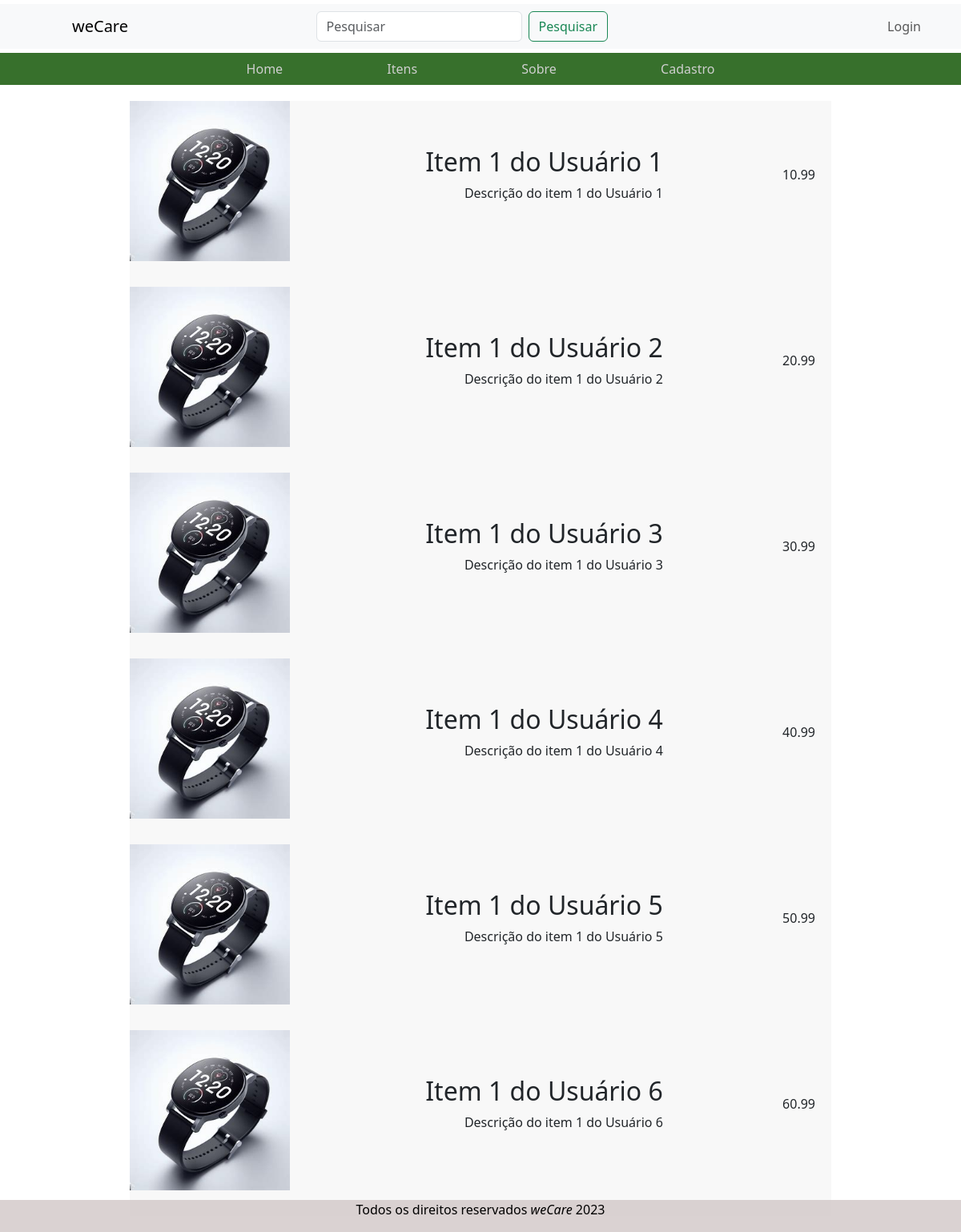
Page /scripts/getProducts.php on the earlier database version.
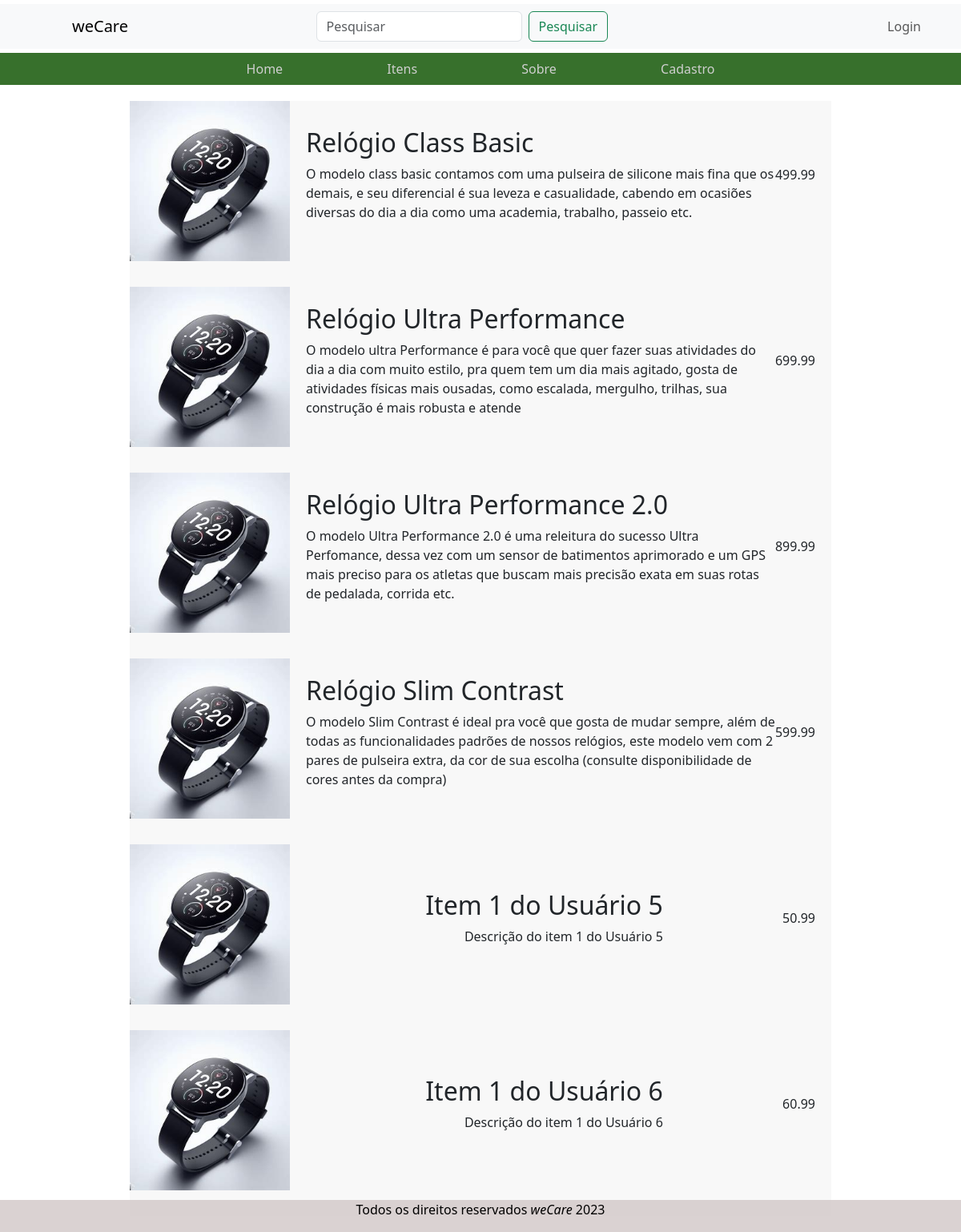
Same page on the later database version.
### tables this page shows
CREATE TABLE PRODUCT_ITEM ( 
  PRODUCT_ITEM_ID INT NOT NULL AUTO_INCREMENT,
  CUSTOMER_ID INT NOT NULL,
  PRODUCT_NAME VARCHAR(50) NOT NULL,
  PRICE DECIMAL(10,2) NOT NULL,
  DESCRIPTION VARCHAR(250) NOT NULL,
  IMAGE_PATH VARCHAR(50), 
  PRIMARY KEY (PRODUCT_ITEM_ID),
  FOREIGN KEY (CUSTOMER_ID) REFERENCES CUSTOMER(CUSTOMER_ID)
);

### scripts/getProducts.php (the view, shortened to what this page needs)
<?php
$pdo = mysqlConnect();
try {
    $sql = "SELECT * FROM PRODUCT_ITEM";
    $result = $pdo->query($sql);
} catch (Exception $e) {
    exit('Ocorreu uma falha: ' . $e->getMessage());
}
?>
<!DOCTYPE html>
<html lang="pt-BR">
<head>
    <link rel="stylesheet" href="style.css">
    <link href="https://cdn.jsdelivr.net/npm/bootstrap@5.3.2/dist/css/bootstrap.min.css" rel="stylesheet">
</head>
<body>
    <nav class="navbar navbar-expand-lg navbar-light bg-light">
        <div class="container">
            <a class="navbar-brand" href="index.php">weCare</a>
            <form class="d-flex mx-auto">
                <input class="form-control me-2" type="search" placeholder="Pesquisar" aria-label="Pesquisar" id="pesq">
                <button class="btn btn-outline-success search-btn" type="submit" id="search-btn" onclick="buscar(event)">Pesquisar</button>
            </form>
            <div class="navbar-nav ms-auto">
                <a class="nav-link" href="login.php"><i class="bi bi-person"></i> Login</a>
            </div>
        </div>
    </nav>
    <nav>
        <ul>
            <li><a href="index.php">Home</a></li>
            <li><a href="itens.php">Itens</a></li>
            <li><a href="sobre.php">Sobre</a></li>
            <li><a href="cadastro.php">Cadastro</a></li>
        </ul>
    </nav>
    <main>
        <div class="container">
                <?php
                while ($row = $result->fetch()) {
                    $nome = $row['PRODUCT_NAME'];
                    $preco = $row['PRICE'];
                    $descricao = $row['DESCRIPTION'];
                    echo <<<HTML
                         <div class = "item" id = "item">
                            <img src="../images/produto1.jpeg" alt="Produto" style="max-width: 200px; height: auto;">
                            <div style="margin-left: 20px;">
                            <h2 class="tituloProduto">$nome</h2>
                            <p>$descricao</p>
                            </div>
                            <div style="margin-right: 20px;">
                            <p>$preco</p>
                            </div>
                        </div>
                        HTML;
                }
                ?>
        </div>
    </main>
</body>
<footer class="fixed-bottom">
    <address>Todos os direitos reservados <cite>weCare</cite> 2023 </address>
</footer>
</html>

### style.css (style rules this page uses)
body { background-color: #ddd; color: #444; font-family: "Helvetica Neue"; line-height: 1.5; }
footer { background-color: #d3c9c9d5; color: #000000; border: grey; text-align: center; }
nav { background-color: #37702c; color: #ffffff; border: rgb(177, 177, 177); text-align: center; margin: 5px 0 0 0; padding: 0.5rem; position: sticky; top: 0; }
nav ul { list-style: none; padding: 0; margin: 0; }
nav ul li { display: inline-block; margin: 0 15px; padding: 0; border: 1px black; }
nav a { color: rgb(207, 207, 207); text-decoration: none; padding: 0 3rem; }
h2 { color: #555; }
main { background-color: white; margin: 20px 30px; padding: 20px 30px; width: 80%; margin: 0 auto; }
h1, h2 { color: rgb(136, 136, 136); margin-top: 0px; }
p { float: right }
.item { display: flex; width: 100%; justify-content: space-between; align-items: center; padding-bottom: 2rem; background-color: #f8f8f8; }

Differences in the rows shown:
changed product_item: PRODUCT_NAME "Item 1 do Usuário 1" → "Relógio Class Basic"; DESCRIPTION "Descrição do item 1 do Usuário 1" → "O modelo class basic contamos com uma pulseira de silicone mais fina que os demais, e seu diferencial é sua leveza e casualidade, cabendo em ocasiões diversas do dia a dia como uma academia, trabalho, passeio etc."; PRICE "10.99" → "499.99"
changed product_item: PRODUCT_NAME "Item 1 do Usuário 2" → "Relógio Ultra Performance"; DESCRIPTION "Descrição do item 1 do Usuário 2" → "O modelo ultra Performance é para você que quer fazer suas atividades do dia a dia com muito estilo, pra quem tem um dia mais agitado, gosta de atividades físicas mais ousadas, como escalada, mergulho, trilhas, sua construção é mais robusta e atende"; PRICE "20.99" → "699.99"
changed product_item: PRODUCT_NAME "Item 1 do Usuário 3" → "Relógio Ultra Performance 2.0"; DESCRIPTION "Descrição do item 1 do Usuário 3" → "O modelo Ultra Performance 2.0 é uma releitura do sucesso Ultra Perfomance, dessa vez com um sensor de batimentos aprimorado e um GPS mais preciso para os atletas que buscam mais precisão exata em suas rotas de pedalada, corrida etc."; PRICE "30.99" → "899.99"
changed product_item: PRODUCT_NAME "Item 1 do Usuário 4" → "Relógio Slim Contrast"; DESCRIPTION "Descrição do item 1 do Usuário 4" → "O modelo Slim Contrast é ideal pra você que gosta de mudar sempre, além de todas as funcionalidades padrões de nossos relógios, este modelo vem com 2 pares de pulseira extra, da cor de sua escolha (consulte disponibilidade de cores antes da compra)"; PRICE "40.99" → "599.99"
